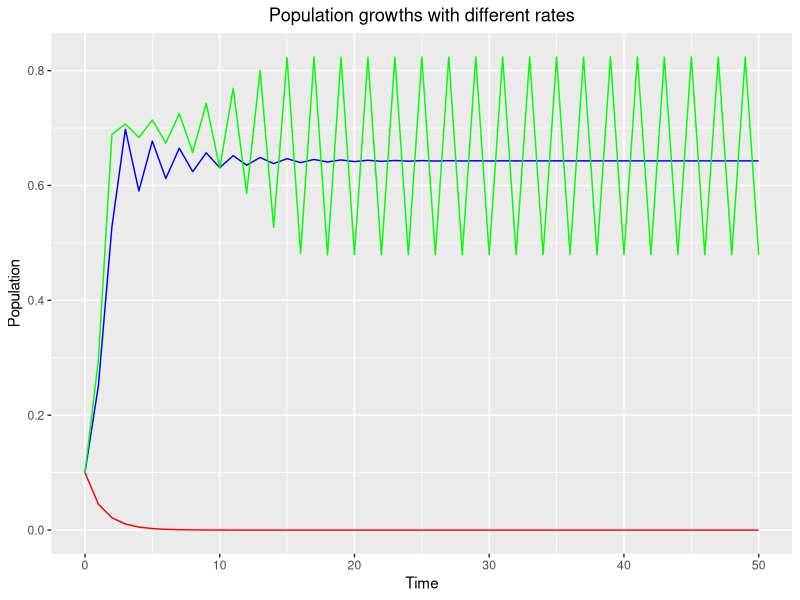
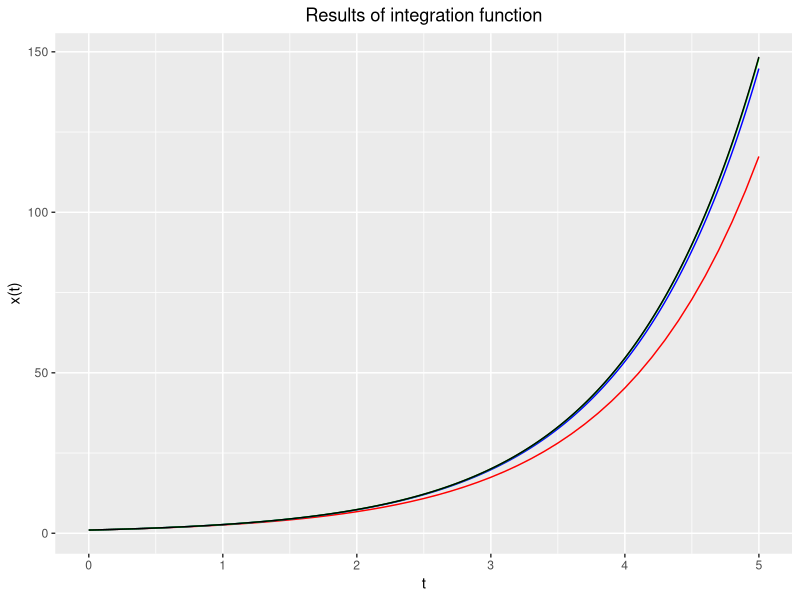
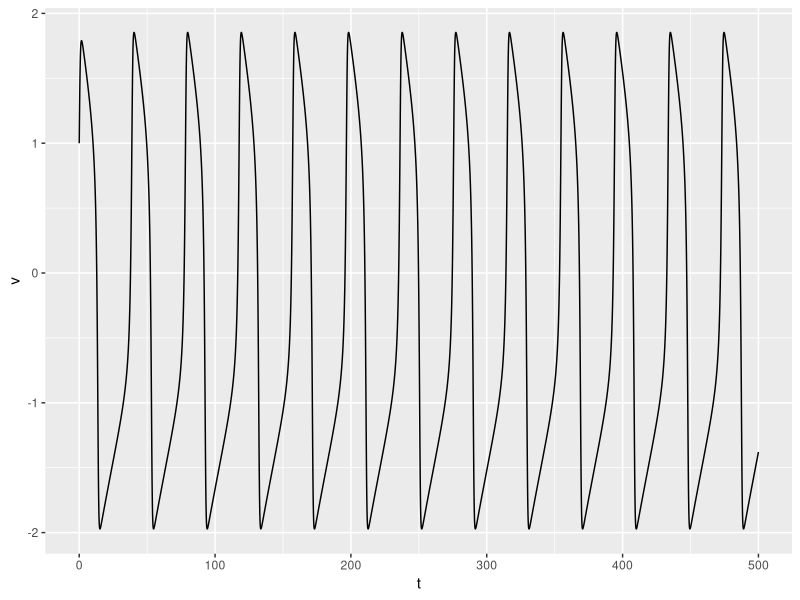
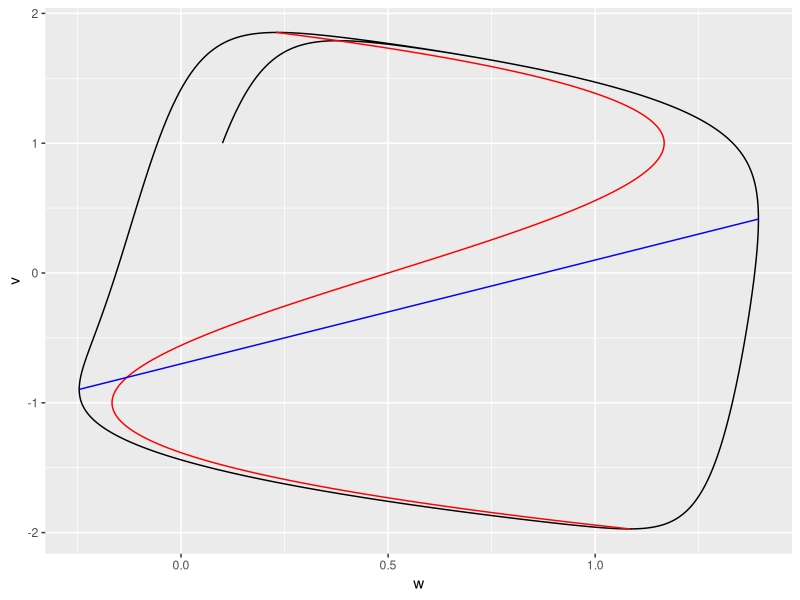
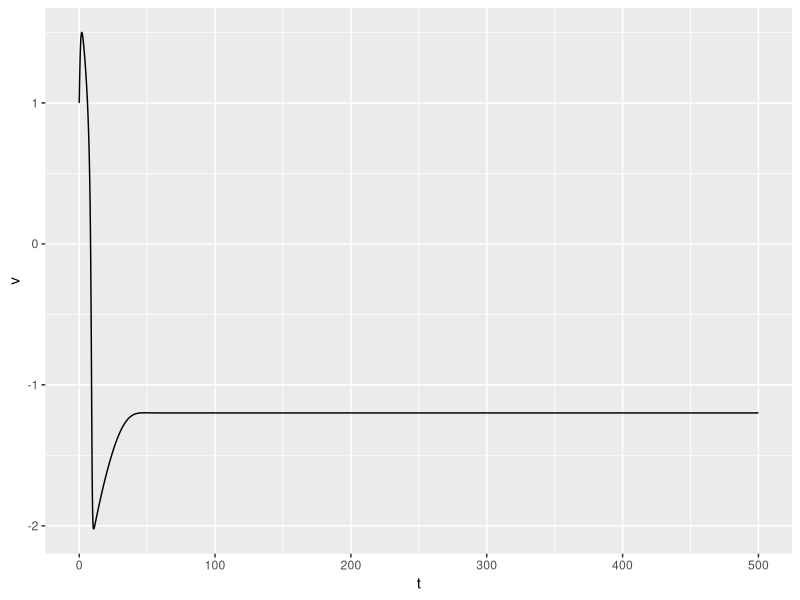
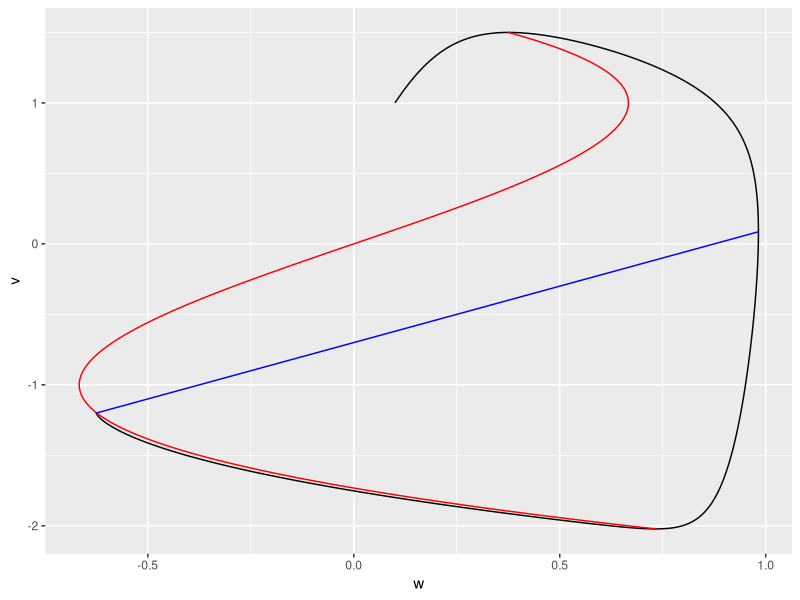

Source code (R) for these figures, in order: (Note: this script raises an error after producing the figures.)
## ---- chunk 1
library(data.table)
library(ggplot2)
library(parallel)
library(doParallel)
library(foreach)
## ---- chunk 2
rate_0.5 <- data.table(n = c(0),x_n = c(0.1))
rate_2.8 <- data.table(n = c(0),x_n = c(0.1))
rate_3.3 <- data.table(n = c(0),x_n = c(0.1))

for(i in 1:50)
{
  rate_0.5 <- rbind(rate_0.5,
                    data.table(n = c(i),
                               x_n = c(0.5*rate_0.5[nrow(rate_0.5),x_n]*(1-rate_0.5[nrow(rate_0.5),x_n]))))
  rate_2.8 <- rbind(rate_2.8,
                    data.table(n = c(i),
                               x_n = c(2.8*rate_2.8[nrow(rate_2.8),x_n]*(1-rate_2.8[nrow(rate_2.8),x_n]))))
  rate_3.3 <- rbind(rate_3.3,
                    data.table(n = c(i),
                               x_n = c(3.3*rate_3.3[nrow(rate_3.3),x_n]*(1-rate_3.3[nrow(rate_3.3),x_n]))))
}
## ---- chunk 3
ggplot() + geom_path(data = rate_0.5,aes(x = n,y = x_n),color = "red") + geom_path(data = rate_2.8,aes(x = n,y = x_n),color = "blue") + geom_path(data = rate_3.3,aes(x = n,y = x_n),color = "green") + ggtitle("Population growths with different rates") + ylab("Population") + xlab("Time") + theme(plot.title = element_text(hjust = 0.5))
## ---- chunk 4
integrate <- function(f,x_0,t_max,h){
  x <- c(x_0)
  t <- c(0)
  for(i in 1:ceiling(t_max/h))
  {
    x = c(x,x[[length(x)]] + h*f(x[[length(x)]]))
    t = c(t,i*h)
  }
  return(data.table(t = t,x = x))
}
## ---- chunk 5
h_0.1 <- integrate(f = function(x){return(x)},x_0 = 1,t_max = 5,h = 0.1)
h_0.01 <- integrate(f = function(x){return(x)},x_0 = 1,t_max = 5,h = 0.01)
h_0.001 <- integrate(f = function(x){return(x)},x_0 = 1,t_max = 5,h = 0.001)
## ---- chunk 6
e <- data.table(t = h_0.001$t,x = exp(h_0.001$t))
ggplot() + geom_path(data = h_0.1,aes(x = t,y = x),color = "red") + geom_path(data = h_0.01,aes(x = t,y = x),color = "blue") + geom_path(data = h_0.001,aes(x = t,y = x),color = "green") + geom_path(data = e,aes(x = t,y = x)) + xlab("t") + ylab("x(t)") + ggtitle("Results of integration function") + theme(plot.title = element_text(hjust = 0.5))
## ---- chunk 7
integrate_2D <- function(f,g,v_0,w_0,h,t_max){
  v <- c(v_0)
  w <- c(w_0)
  t <- c(0)
  for(i in 1:ceiling(t_max/h))
  {
    v = c(v,v[[length(v)]] + h*f(v = v[[length(v)]],w = w[[length(w)]]))
    w = c(w,w[[length(w)]] + h*g(v = v[[length(v) - 1]],w = w[[length(w)]]))
    t = c(t,i*h)
  }
  return(data.table(t = t,v = v,w = w))
}
FN <- integrate_2D(f = function(v,w)
  {return(v-(v^3)/3-w+0.5)},g = function(v,w){return(0.08*(v+0.7-0.8*w))},
  v_0 = 1,w_0 = 0.1,t_max = 500,h = 0.01)
## ---- chunk 8
ggplot(data = FN,aes(x = t,y = v)) + geom_path()
## ---- chunk 9
ggplot() + geom_path(data = FN,aes(x = w,y = v)) + geom_path(data = FN,aes(x = v-(v^3)/3+0.5,y = v),color = "red") + geom_path(data = FN,aes(x = w,y = 0.8*w-0.7),color = "blue")
## ---- chunk 10
roots = polyroot(z = c(- 0.585667 + 0.5,- 0.592,0.448,-0.170667))
## ---- chunk 11
J = matrix(c(1-(-0.8048)^2,0.08,-1,-0.064),nrow = 2,ncol = 2)
eigen(x = J,symmetric = F)$values
## ---- chunk 12
FN2 <- integrate_2D(f = function(v,w)
  {return(v-(v^3)/3-w)},g = function(v,w)
    {return(0.08*(v+0.7-0.8*w))},
  v_0 = 1,w_0 = 0.1,t_max = 500,h = 0.01)
## ---- chunk 13
ggplot(data = FN2,aes(x = t,y = v)) + geom_path()
## ---- chunk 14
ggplot() + geom_path(data = FN2,aes(x = w,y = v)) + geom_path(data = FN2,aes(x = v-(v^3)/3,y = v),color = "red") + geom_path(data = FN2,aes(x = w,y = 0.8*w-0.7),color = "blue")
## ---- chunk 15
J = matrix(c(1-(-1.1992)^2,0.08,-1,-0.064),nrow = 2,ncol = 2)
# find eigenvalues:
eigen(x = J,symmetric = F)$values
## ---- chunk 16
cl = makeCluster(detectCores() - 1)
registerDoParallel(cl)

output <- foreach(i = 0:1000,.combine = rbind) %dopar%
{
  library(data.table)
  I = 0.5*i/1000
  roots_temp = polyroot(z = c(- 0.585667 + I,- 0.592,0.448,-0.170667))
  real_roots <- Re(roots_temp[[which(round(Im(roots_temp),10)==0)]])
  fixed_points <- data.table(w = real_roots,v = 0.8*real_roots - 0.7)
  fixed_points[,stable:=0]
  for(j in 1:nrow(fixed_points))
  {
    J = matrix(c(1-(fixed_points[j,v])^2,0.08,-1,-0.064),nrow = 2,ncol = 2)
    eigens <- eigen(x = J,symmetric = F)$values
    if(Re(eigens[[1]]) < 0 & Re(eigens[[2]]) < 0)
    {
      set(fixed_points,i = j,j = 3L,value = 1)
    }
  }
  return(fixed_points)
}

stopImplicitCluster()
## ---- chunk 17
ggplot(data = output,aes(x = w,y = v,colour = stable)) + geom_point() + theme(legend.position = "none")
